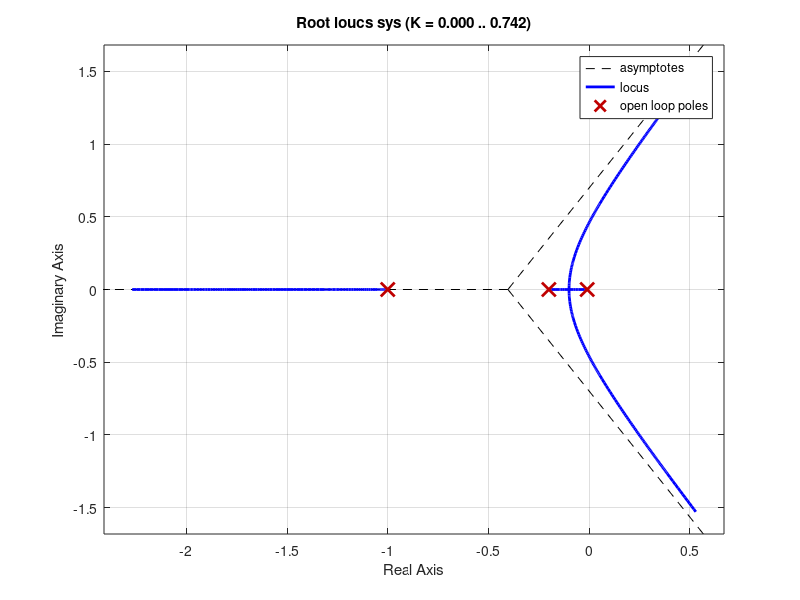

Source code (MATLAB): (Note: this script raises an error after producing the figure.)
s = tf('s');
sys = 8/((s+0.01)*(s+0.2)*(s+1));
rlocus(sys);
sys
sisotool(sys);

%Ziuta = 0.707;
%W = 1/(Ziuta*5);
%W
%sgrid(Ziuta, W);